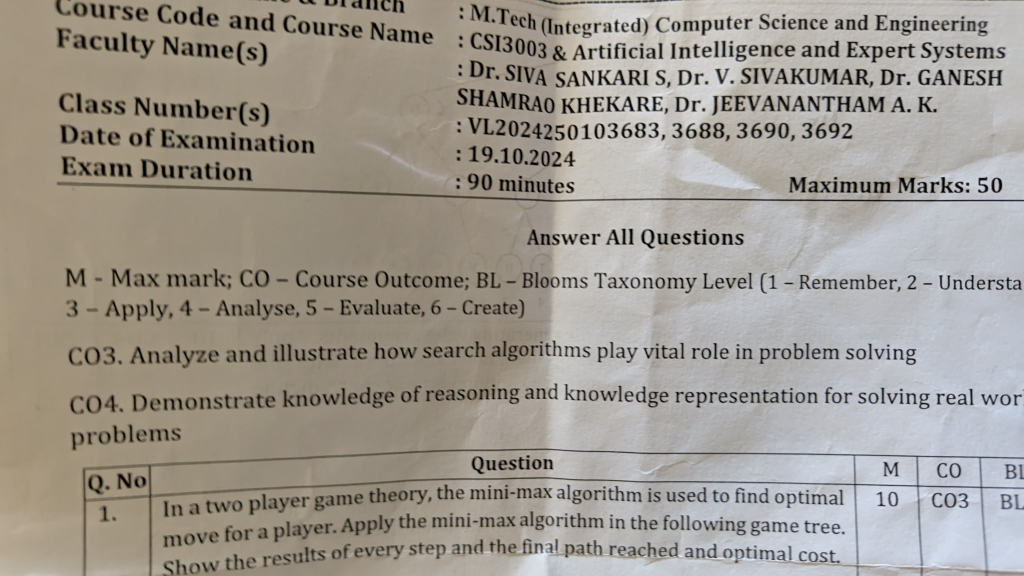
#> input picture datasets/testing/WhatsApp Image 2024-10-23 at 15.24.11.jpeg, 4096 x 2304 px (shown at 1/4 size); its folder holds only this picture in this run
$ python -i imgtotxt.py   (imports and definitions only)
#> lines starting #> are read from the running program, lines starting #| are printed output that depends on the picture
import pytesseract
from PIL import Image, ImageFilter
import os

def perform_ocr(image_path):
    img = Image.open(image_path)
#> img is the input picture: PIL image 4096x2304 RGB; mean R, G, B 159.4, 153.9, 145.6
    img = img.convert('L')
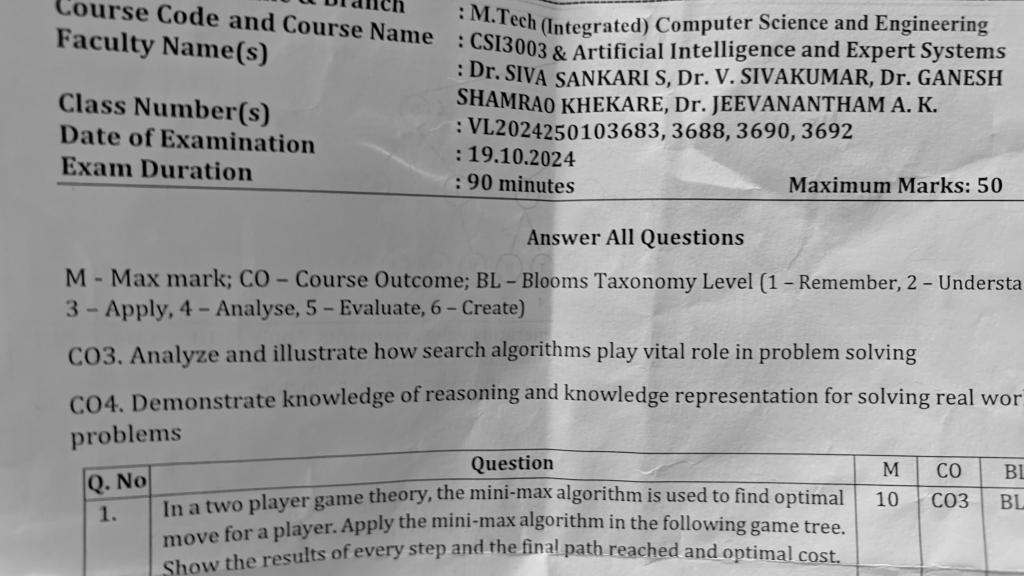
#> img: PIL image 4096x2304 L (shown at 1/4 size); min 0, max 253, mean 154.6
    img = img.filter(ImageFilter.SHARPEN)
    img = img.resize((int(img.width * 1.5), int(img.height * 1.5)))
#> img: PIL image 6144x3456 L

    custom_config = r'--oem 3 --psm 6'
#> (the run stopped early here; a loop or call above may not have finished)
